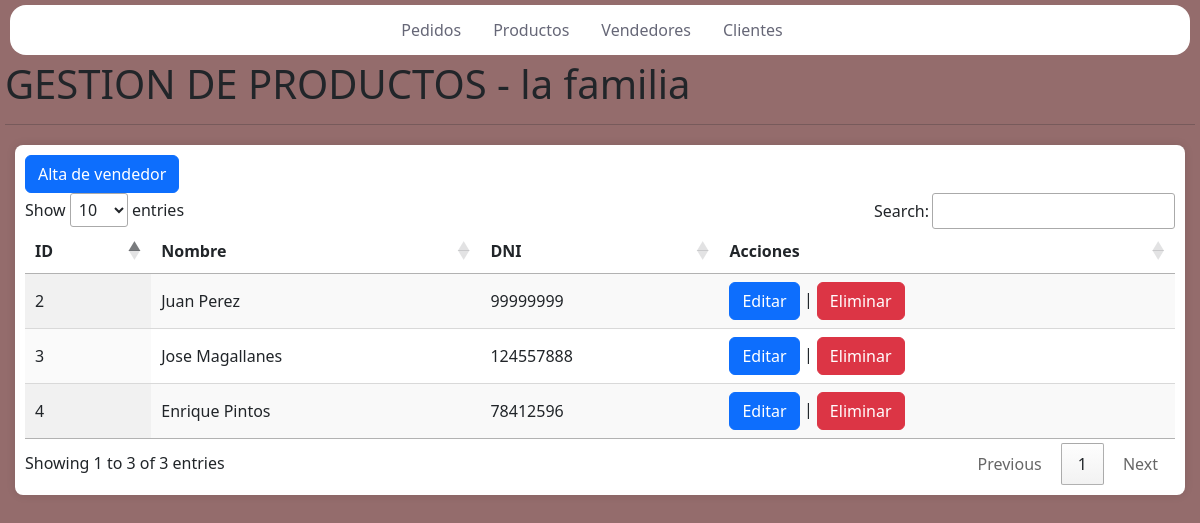
/gestion/vendedores/, run on the app's committed database.
### gestion/models.py (models this page shows, shortened)
class Vendedor(models.Model):
    nombre=models.CharField(max_length=30)
    dni=models.IntegerField(unique=True, default=99999999)

### gestion/views.py (the view)
# urls.py: path('vendedores/', VendedorListView.as_view(), name='Vendedores'),
class VendedorListView(ListView):
    model = Vendedor
    template_name = 'gestion/vend.html'
    context_object_name = 'vendedores'

### templates/gestion/vend.html (shortened to what this page needs)
{% extends "gestion/index.html" %}
{% load static %}
{% block content %}
<h1>GESTION DE PRODUCTOS - la familia</h1>
<HR></HR>
<div id="contenedor">
    <a class="btn btn-primary alta" href="{% url 'Vend-Add' %}" role="button">Alta de vendedor</a>
    <table id="myTable" class="display">
        <thead>
        <tr>
            <th>ID</th>
            <th>Nombre</th>
            <th>DNI</th>
            <th>Acciones</th>
        </tr>
        </thead>
        <tbody>
            {% for vendedor in vendedores %}
            <tr>
                <td>{{ vendedor.pk }}</td>
                <td>{{ vendedor.nombre }}</td>
                <td>{{ vendedor.dni }}</td>
                <td>
                    <a class="btn btn-primary" href="{% url 'Vend-Edit' vendedor.pk %}">Editar</a>
                    |
                    <a class="btn btn-danger" href="{% url 'Vend-Delete' vendedor.pk %}">Eliminar</a>
                </td>
            </tr>
            {% endfor %}
        </tbody>
    </table>
</div>
{% endblock %}

### static/css/index.css (style rules this page uses)
body { position: relative; background-color: rgba(78, 11, 11, 0.6); margin: 5px; min-height: 100vh; }
#contenedor { margin-top: 20px; margin-left: 10px; margin-right: 10px; background-color: #fff; padding: 20px; border-radius: 8px; box-shadow: 0px 0px 10px rgba(0, 0, 0, 0.1); }
#contenedor { overflow-x: auto; padding: 10px; }
#myTable { width: 100%; max-width: 100%; table-layout: auto; }
#myTable th, #myTable td { white-space: nowrap; overflow: hidden; text-overflow: ellipsis; }

### data on the page
Vendedor: pk "2", nombre "Juan Perez", dni "99999999"
Vendedor: pk "3", nombre "Jose Magallanes", dni "124557888"
Vendedor: pk "4", nombre "Enrique Pintos", dni "78412596"
